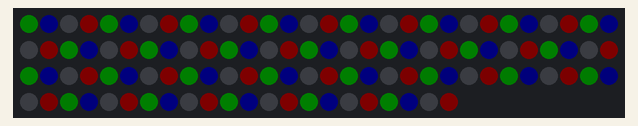
Recording of a program running on a simulated Raspberry Pi (BCM pin numbers). Parts: 112 RGB LEDs in strip order, left to right, continuing on the next row. Dim RGB values are drawn brighter than linear; random numbers come from a fixed seed; the clock reads 2024-03-15 10:24:30 at power-on unless the program sets it; what the program prints to the terminal is not drawn.

Above: at 0.1 s.
At 21.91 s:
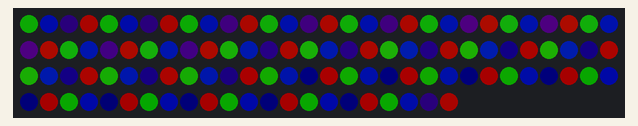

The program:

skylights.py
```python
# from audioplayer import AudioPlayer
# audio = AudioPlayer()
# import opc
# client = opc.client('localhost:7890')
import datetime, time, random, sys
from pixel_tape import *

LED_COUNT = 84

pixel_tape = PixelTape(LED_COUNT)

# Random factor to start lightening (in range 0-10 where 10 means always)
CHANCE_OF_LIGHTENING = 2

# Number of colour bands
# Randomly chosen from this range
MIN_BANDS = 2
MAX_BANDS = 8

# Milliseconds to sleep between renders (smaller number = faster)
# Randomly chosen from this range
MIN_SLEEP = 0.05
MAX_SLEEP = 0.12

# Seconds before changing palette/mode
SKY_TIME = 30
STORM_TIME = 10

# Colour palettes
# One is chosen at random on each change
# If there are more colours than bands, the first few colours are used
# If there are more bands than colours, the colour cycle is repeated
palettes = [
    [(255, 45, 10), (255, 30, 20), (200, 10, 0), (210, 26, 0)],  # Sunset Only
    [(200, 20, 0), (250, 90, 10), (50, 146, 179), (255, 84, 21), (255, 184, 21)],  # Sunset w. Blue Sky
    [(255, 161, 100), (48, 44, 93), (252, 144, 50), (252, 90, 27)],  # Sunset w. Lilac Sky
    [(30, 41, 56), (119, 145, 179), (10, 10, 10), (33, 40, 54)],  # Overcast Sky
    [(126, 217, 52), (15, 15, 15), (203, 6, 35), (15, 15, 15)],  # Aurora
]

TIMER_MODE = False

HOUR_SCATTER = 0
MINUTE_SCATTER = 29

TIMES = [
    [(0,0),(1,30)],
    [(7,0),(9,30)],
    [(12,0),(13,0)],
    [(17,00),(20,00)],
    [(22,0),(23,30)]
]

times = []

def scatter(value, range, modulus):
    return abs((value+random.randint(-range, range)) % modulus)

def scatter_times():
    global times
    times = [0]*len(TIMES)
    for i in range(len(TIMES)):
        on, off = TIMES[i]
        on_hrs = scatter(on[0], HOUR_SCATTER, 24)
        on_mins = scatter(on[1], MINUTE_SCATTER, 60)
        off_hrs = scatter(off[0], HOUR_SCATTER, 24)
        off_mins = scatter(off[1], MINUTE_SCATTER, 60)
        times[i] = [(min(on_hrs,off_hrs), min(on_mins,off_mins)), (max(off_hrs,on_hrs), max(off_mins,on_mins))]

    print times


# Audio files will be played at random during storm
audio_files = ["thunder1.mp3", "thunder2.mp3", "thunder3.mp3"]

sleep_time = 0.2
pixels = []
centres = []
deltas = []
palette = []
brightness = 0.0
delta_brightness = 0.1


def render():
    client_pixels = list(pixels)
    for i in range(len(pixels)):
        # print pixels[i]
        # client_pixels[i] = dim(pixels[i])
        pixel_tape.draw(i, dim(pixels[i]))
    # client.put_pixels(client_pixels)
    pixel_tape.render()

def reset():
    global sleep_time, centres, deltas, palette
    bands = random.randint(MIN_BANDS, MAX_BANDS)
    sleep_time = random.uniform(MIN_SLEEP, MAX_SLEEP)
    p = random.randint(0, len(palettes) - 1)
    palette = palettes[p] * bands
    centres = [0] * bands
    deltas = [1] * bands
    print "Palette:", p, "Bands:", bands
    c = 0
    for i in range(bands):
        new_centre = random.randint(0, LED_COUNT - 1)
        while new_centre in centres:
            new_centre = random.randint(0, LED_COUNT - 1)
        centres[c] = new_centre
        c += 1


def clear():
    global pixels
    pixels = [(0, 0, 0)] * LED_COUNT


def draw(pixel, rgb):
    pixels[pixel] = rgb


def dim(rgb):
    return rgb[0] * brightness, rgb[1] * brightness, rgb[2] * brightness


def interpolate(rgb1, rgb2, amount):
    result = [0, 0, 0]
    for i in range(3):
        val1, val2 = rgb1[i], rgb2[i]
        if val1 < val2:
            result[i] = val1 + ((val2 - val1) * (1.0 * amount))
        else:
            result[i] = val1 - ((val1 - val2) * (1.0 * amount))
    return result[0], result[1], result[2]


def centres_around(pixel):
    result = [-1, -1, -1]
    last_centre = -1
    for i in range(LED_COUNT):
        if i == pixel:
            if last_centre != -1:
                result[0] = last_centre
        if i in centres:
            last_centre = i
            if i > pixel and result[1] == -1:
                result[1] = last_centre
    if result[0] == -1:
        result[0] = last_centre
    if result[1] == -1:
        min_centre = centres[0]
        for i in range(len(centres)):
            if centres[i] < min_centre:
                min_centre = centres[i]
        result[1] = min_centre

    if result[0] > pixel:
        result[2] = 1.0 * (pixel + (LED_COUNT - result[0])) / (result[1] + (LED_COUNT - result[0]))
    elif result[1] < pixel:
        result[2] = 1.0 * (pixel - result[0]) / ((pixel - result[0]) + (LED_COUNT - pixel) + result[1])
    else:
        result[2] = 1.0 * (pixel - result[0]) / (result[1] - result[0])
    return result


def update_brightness():
    global brightness, delta_brightness
    brightness += delta_brightness
    if delta_brightness > 0.0 and brightness >= 1.0:
        brightness = 1.0
        delta_brightness = 0.0
    elif delta_brightness < 0.0 and brightness <= 0.0:
        brightness = 0.0
        delta_brightness = 0.0

def is_active():
    if not TIMER_MODE:
        return True

    for i in range(len(times)):
        on = datetime.time(times[i][0][0], times[i][0][1])
        off = datetime.time(times[i][1][0], times[i][1][1])
        if on <= datetime.datetime.now().time() < off:
            return True
    return False

def main():
    global delta_brightness
    has_cleared = False
    storm_mode = False
    reset()
    clear()
    render()
    scatter_times()
    start_time = time.time()

    while True:

        if is_active():

            if has_cleared:
                start_time = time.time()
                has_cleared = False

            update_brightness()
            t = time.time() - start_time
            if delta_brightness == 0.0 and ((not storm_mode and t > SKY_TIME) or (storm_mode and t > STORM_TIME)):
                start_time = time.time()
                if brightness >= 1.0:
                    delta_brightness = -0.1
                else:
                    delta_brightness = 0.1

            if brightness <= 0.0:
                start_time = time.time()
                reset()
                delta_brightness = 0.1
                storm_mode = (not storm_mode) and random.randint(0, 10) > (10 - CHANCE_OF_LIGHTENING)
                if storm_mode:
                    print "STORM!"
                # else:
                #     audio.stop()

            if storm_mode:
                clear()
                render()
                time.sleep(random.uniform(0.2, 1.5))
                flash = (random.randint(0, LED_COUNT), random.randint(2, 10))
                for i in range(flash[1]):
                    draw((flash[0] + i) % LED_COUNT, (255, 255, 255))
                render()
                # if not audio.is_playing():
                #     file = audio_files[random.randint(0,len(audio_files)-1)]
                #     print "Thunder: ", file
                #     audio.play(file)
                time.sleep(random.uniform(0.01, 0.2))

            else:
                clear()
                int_centres = list(centres)
                for i in range(len(centres)):
                    if pixels[(int(centres[i] + deltas[i]) % LED_COUNT)] == (0, 0, 0):
                        centres[i] = (centres[i] + deltas[i]) % LED_COUNT
                        draw(int(centres[i]), palette[i])
                        int_centres[i] = int(centres[i])
                    else:
                        deltas[i] *= -1
                for i in range(LED_COUNT):
                    if i not in int_centres:
                        ca = centres_around(i)
                        # draw(i, (0,0,0))
                        draw(i, interpolate(pixels[int(ca[0])], pixels[int(ca[1])], ca[2]))
                render()
                time.sleep(sleep_time)

        else:
            if not has_cleared:
                clear()
                render()
                scatter_times()
                has_cleared = True


if __name__ == "__main__":
    if len(sys.argv) > 1 and int(sys.argv[1]) < len(palettes):
        clear()
        brightness = 1.0
        for i in range(len(palettes[int(sys.argv[1])])):
            print i, palettes[int(sys.argv[1])][i]
            draw(i, palettes[int(sys.argv[1])][i])
        render()
    else:
        main()
```

pixel_tape.py
```python
import random
# import RPi.GPIO as gpio
import time

from neopixel import *

MODE = "GRBW"

WARM_WHITE = True

# LED strip configuration:
LED_PIN = 18                # GPIO pin connected to the pixels (must support PWM!).
LED_FREQ_HZ = 800000        # LED signal frequency in hertz (usually 800khz)
LED_DMA = 5                 # DMA channel to use for generating signal (try 5)
LED_BRIGHTNESS = 50        # Set to 0 for darkest and 255 for brightest
LED_INVERT = False          # True to invert the signal (when using NPN transistor level shift)

class PixelTape:

    strip = None
    pixel_count = 0
    output_pixel_count = 0

    pixels = []

    def __init__(self, pixel_count):
        self.pixel_count = pixel_count
        if self.use_w():
            self.output_pixel_count = int(self.pixel_count * (4.0/3.0))
        else:
            self.output_pixel_count = self.pixel_count
        self.strip = Adafruit_NeoPixel(self.output_pixel_count, LED_PIN, LED_FREQ_HZ, LED_DMA, LED_INVERT, LED_BRIGHTNESS)
        self.pixels = [[0,0,0] for i in range(pixel_count)]
        self.strip.begin()

    def use_w(self):
        return MODE=="RGBW" or MODE=="GRBW"

    def clear(self):
        for i in range(self.pixel_count):
            self.draw(i, [0,0,0])

    def draw(self, pixel, colour):
        if MODE=="RGB":
            self.pixels[pixel] = [int(colour[0]), int(colour[1]), int(colour[2])]
        elif MODE=="GRB":
            self.pixels[pixel] = [int(colour[1]), int(colour[0]), int(colour[2])]
        elif MODE=="RGBW":
            self.pixels[pixel] = [int(colour[0]), int(colour[1]), int(colour[2]), 0]
        elif MODE=="GRBW":
            self.pixels[pixel] = [int(colour[1]), int(colour[0]), int(colour[2]), 0]

    def render(self):
        if self.use_w():
            pixel = 0
            for i in range((self.pixel_count/3)):
                p = i*3
                a = self.pixels[p]
                b = self.pixels[p+1]
                c = self.pixels[p+2]
                self.strip.setPixelColor(pixel, Color(a[0], a[1], a[2]))
                self.strip.setPixelColor(pixel+1, Color(0, b[0], b[1]))
                self.strip.setPixelColor(pixel+2, Color(b[2], 0, c[0]))
                self.strip.setPixelColor(pixel+3, Color(c[1], c[2], 0))
                pixel += 4
        else:
            for i in range(self.pixel_count):
                colour = self.pixels[i]
                self.strip.setPixelColor(i, Color(int(colour[0]), int(colour[1]), int(colour[2])))

        self.strip.show()

    def bound(self, i):
        if i < 0:
            return 0
        if i > 255:
            return 255
        return i
```
